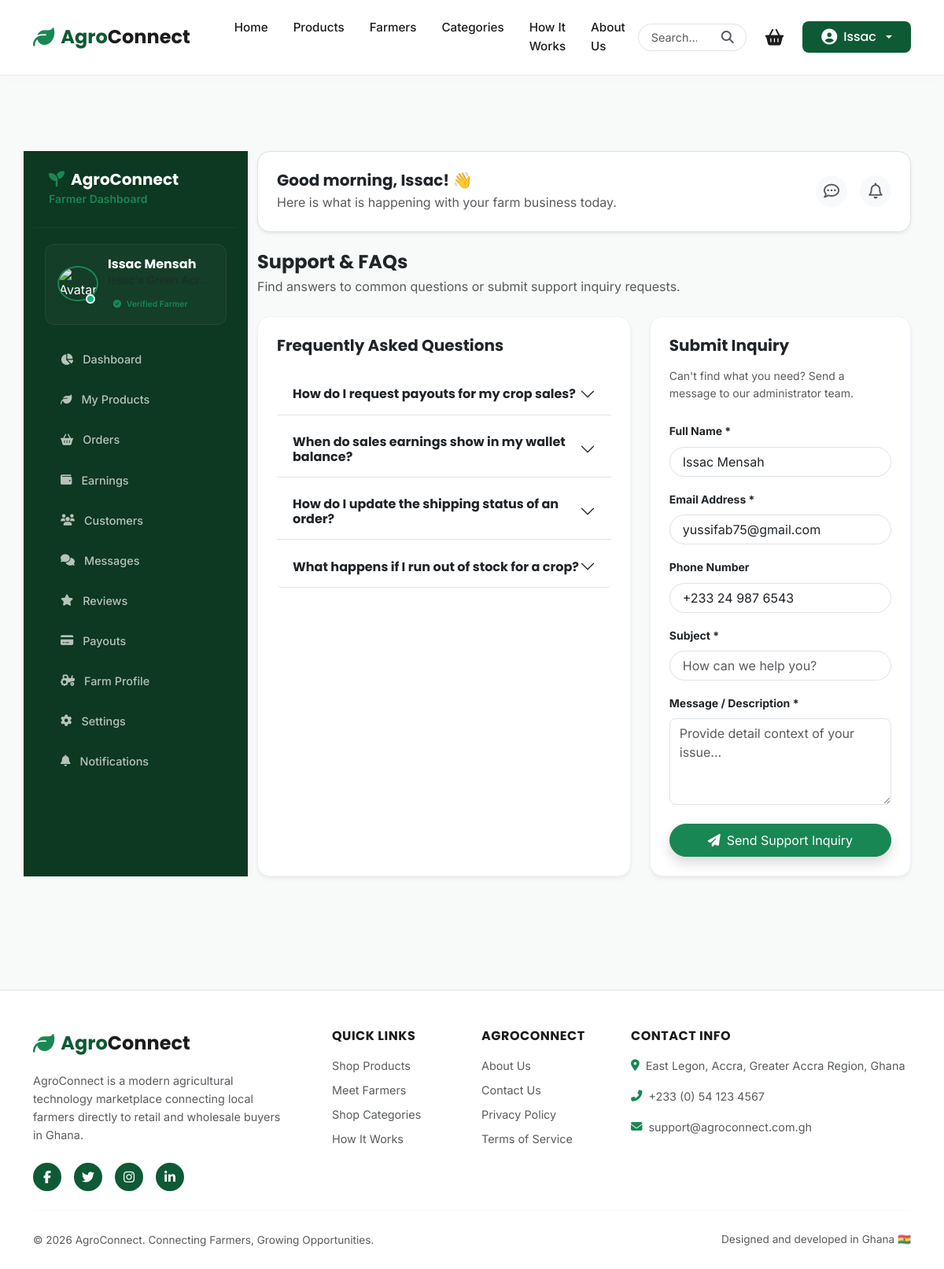
/farmer/support/ (signed in), run on the app's committed database.
### accounts/models.py (models this page shows, shortened)
class User(AbstractUser):
    class AccountType(models.TextChoices):
        BUYER = 'BUYER', 'Buyer'
        FARMER = 'FARMER', 'Farmer'
    account_type = models.CharField(
        max_length=10,
        choices=AccountType.choices,
        default=AccountType.BUYER
    )
    phone = models.CharField(max_length=20, blank=True, null=True)

### farmers/farmer_views.py (the view)
    def wrapper(request, *args, **kwargs):
        if not request.user.is_authenticated:
            return redirect('login')
        if request.user.account_type != 'FARMER':
            messages.error(request, "Access denied. Only registered farmers can access the Farmer Dashboard.")
            return redirect('dashboard')
        if not hasattr(request.user, 'farmer_profile'):
            messages.error(request, "Farmer Profile not found. Please contact support.")
            return redirect('home')
        return view_func(request, *args, **kwargs)

### templates/farmer/support.html (shortened to what this page needs)
{% extends "farmer/base_farmer.html" %}
{% load static %}
{% block buyer_content %}
<div class="mb-4">
    <h4 class="fw-bold text-dark mb-1">Support & FAQs</h4>
    <span class="text-muted font-xs">Find answers to common questions or submit support inquiry requests.</span>
</div>
<div class="row g-4">
    <div class="col-lg-7">
        <div class="agro-card h-100">
            <h5 class="fw-bold text-dark mb-4">Frequently Asked Questions</h5>
            <div class="accordion border-0" id="faqsAccordion">
                <div class="accordion-item border-0 border-bottom mb-2">
                    <h2 class="accordion-header" id="faqOne">
                        <button class="accordion-button collapsed fw-bold text-dark font-sm bg-white" type="button" data-bs-toggle="collapse" data-bs-target="#collapseOne">
                            How do I request payouts for my crop sales?
                        </button>
                    </h2>
                </div>
                <div class="accordion-item border-0 border-bottom mb-2">
                    <h2 class="accordion-header" id="faqTwo">
                        <button class="accordion-button collapsed fw-bold text-dark font-sm bg-white" type="button" data-bs-toggle="collapse" data-bs-target="#collapseTwo">
                            When do sales earnings show in my wallet balance?
                        </button>
                    </h2>
                </div>
                <div class="accordion-item border-0 border-bottom mb-2">
                    <h2 class="accordion-header" id="faqThree">
                        <button class="accordion-button collapsed fw-bold text-dark font-sm bg-white" type="button" data-bs-toggle="collapse" data-bs-target="#collapseThree">
                            How do I update the shipping status of an order?
                        </button>
                    </h2>
                </div>
                <div class="accordion-item border-0 border-bottom mb-2">
                    <h2 class="accordion-header" id="faqFour">
                        <button class="accordion-button collapsed fw-bold text-dark font-sm bg-white" type="button" data-bs-toggle="collapse" data-bs-target="#collapseFour">
                            What happens if I run out of stock for a crop?
                        </button>
                    </h2>
                </div>
            </div>
        </div>
    </div>
    <div class="col-lg-5">
        <div class="agro-card h-100">
            <h5 class="fw-bold text-dark mb-3">Submit Inquiry</h5>
            <p class="small text-muted mb-4">Can't find what you need? Send a message to our administrator team.</p>
            <form method="POST" action="">
                <div class="d-flex flex-column gap-3">
                    <div>
                        <label class="form-label fw-bold text-dark small">Full Name *</label>
                        {{ form.full_name }}
                    </div>
                    <div>
                        <label class="form-label fw-bold text-dark small">Email Address *</label>
                        {{ form.email }}
                    </div>
                    <div>
                        <label class="form-label fw-bold text-dark small">Phone Number</label>
                        {{ form.phone }}
                    </div>
                    <div>
                        <label class="form-label fw-bold text-dark small">Subject *</label>
                        {{ form.subject }}
                    </div>
                    <div>
                        <label class="form-label fw-bold text-dark small">Message / Description *</label>
                        {{ form.message }}
                    </div>
                    <button type="submit" class="btn btn-success rounded-pill py-2 font-sm shadow mt-2"><i class="fas fa-paper-plane me-2"></i>Send Support Inquiry</button>
                </div>
            </form>
        </div>
    </div>
</div>
{% endblock %}

### templates/farmer/base_farmer.html (shortened to what this page needs)
{% extends "base.html" %}
{% load static %}
{% block extra_css %}
    <link rel="stylesheet" href="{% static 'css/farmer-dashboard.css' %}?v=1.2">
{% endblock %}
{% block content %}
<div class="container my-5">
    <div class="row g-4">
        <div class="col-lg-3 farmer-sidebar">
            <div class="farmer-sidebar-sticky w-100">
                <div class="brand-section text-center text-lg-start">
                    <h5 class="fw-bold text-white mb-0"><i class="fas fa-seedling me-2 text-success"></i>AgroConnect</h5>
                    <span class="text-success small fw-semibold">Farmer Dashboard</span>
                </div>
                <div class="farmer-profile-card d-flex align-items-center gap-3">
                    <div class="position-relative" style="width: 48px; height: 48px; flex-shrink: 0;">
                        {% if farmer_profile.profile_image %}
                            <img src="{{ farmer_profile.profile_image.url }}" alt="Avatar" class="w-100 h-100 object-fit-cover rounded-circle border border-2 border-success shadow-sm">
                        {% else %}
                            <img src="https://images.unsplash.com/photo-1507003211169-0a1dd7228f2d?auto=format&fit=crop&w=100&q=80" alt="Avatar" class="w-100 h-100 object-fit-cover rounded-circle border border-2 border-success shadow-sm">
                        {% endif %}
                        <span class="position-absolute bottom-0 end-0 rounded-circle border border-2 border-white" style="width: 12px; height: 12px; background-color: #10b981; right: 2px; bottom: 2px;"></span>
                    </div>
                    <div class="overflow-hidden">
                        <h6 class="fw-bold text-white mb-0 text-truncate font-sm">{{ request.user.get_full_name|default:request.user.username }}</h6>
                        <span class="text-muted d-block text-truncate small mb-1">{{ farmer_profile.farm_name }}</span>
                        {% if farmer_profile.verified %}
                            <span class="badge bg-success-light text-success font-xs fw-semibold py-1" style="font-size: 0.65rem;">
                                <i class="fas fa-check-circle me-1"></i> Verified Farmer
                            </span>
                        {% else %}
                            <span class="badge bg-warning text-dark font-xs fw-semibold py-1" style="font-size: 0.65rem;">
                                <i class="fas fa-clock me-1"></i> Pending Verification
                            </span>
                        {% endif %}
                    </div>
                </div>
                <div class="sidebar-menu mt-2">
                    <a href="{% url 'farmer_dashboard' %}" class="nav-link {% if request.resolver_match.url_name == 'farmer_dashboard' %}active{% endif %}">
                        <i class="fas fa-chart-pie"></i> Dashboard
                    </a>
                    <a href="{% url 'farmer_products' %}" class="nav-link {% if 'products' in request.path %}active{% endif %}">
                        <i class="fas fa-leaf"></i> My Products
                    </a>
                    <a href="{% url 'farmer_orders' %}" class="nav-link {% if 'orders' in request.path %}active{% endif %}">
                        <i class="fas fa-shopping-basket"></i> Orders
                    </a>
                    <a href="{% url 'farmer_earnings' %}" class="nav-link {% if request.resolver_match.url_name == 'farmer_earnings' %}active{% endif %}">
                        <i class="fas fa-wallet"></i> Earnings
                    </a>
                    <a href="{% url 'farmer_customers' %}" class="nav-link {% if 'customers' in request.path %}active{% endif %}">
                        <i class="fas fa-users"></i> Customers
                    </a>
                    <a href="{% url 'farmer_messages' %}" class="nav-link {% if request.resolver_match.url_name == 'farmer_messages' %}active{% endif %}">
                        <i class="fas fa-comments"></i> Messages
                    </a>
                    <a href="{% url 'farmer_reviews' %}" class="nav-link {% if request.resolver_match.url_name == 'farmer_reviews' %}active{% endif %}">
                        <i class="fas fa-star"></i> Reviews
                    </a>
                    <a href="{% url 'farmer_payouts' %}" class="nav-link {% if request.resolver_match.url_name == 'farmer_payouts' %}active{% endif %}">
                        <i class="fas fa-credit-card"></i> Payouts
                    </a>
                    <a href="{% url 'farmer_profile' %}" class="nav-link {% if request.resolver_match.url_name == 'farmer_profile' %}active{% endif %}">
                        <i class="fas fa-tractor"></i> Farm Profile
                    </a>
                    <a href="{% url 'farmer_settings' %}" class="nav-link {% if request.resolver_match.url_name == 'farmer_settings' %}active{% endif %}">
                        <i class="fas fa-cog"></i> Settings
                    </a>
                    <a href="{% url 'farmer_notifications' %}" class="nav-link {% if request.resolver_match.url_name == 'farmer_notifications' %}active{% endif %}">
                        <i class="fas fa-bell"></i> Notifications
                    </a>
                </div>
            </div>
        </div>
        <div class="col-lg-9">
            <div class="d-none d-lg-flex justify-content-between align-items-center bg-white p-4 rounded-3 shadow-sm mb-4 border" style="border-radius: var(--agro-radius-lg) !important;">
                <div>
                    <h5 class="fw-bold text-dark mb-1"><span id="farmer-greeting-text">Hello</span>, {{ request.user.first_name|default:request.user.username }}! 👋</h5>
                    <span class="text-muted font-xs">Here is what is happening with your farm business today.</span>
                </div>
                <div class="d-flex align-items-center gap-3">
                    <a href="{% url 'farmer_messages' %}" class="position-relative text-decoration-none btn btn-light rounded-circle p-2" style="width: 40px; height: 40px;" title="Messages">
                        <i class="far fa-comment-dots text-muted fs-5"></i>
                    </a>
                    <a href="{% url 'farmer_notifications' %}" class="position-relative text-decoration-none btn btn-light rounded-circle p-2" style="width: 40px; height: 40px;" title="Notifications">
                        <i class="far fa-bell text-muted fs-5"></i>
                    </a>
                </div>
            </div>
            {% block buyer_content %}{% endblock %}
        </div>
    </div>
</div>
{% endblock %}

### templates/partials/navbar.html (shortened to what this page needs)
{% load static %}
<nav class="navbar navbar-expand-lg navbar-custom sticky-top">
    <div class="container">
        <a class="navbar-brand" href="{% url 'home' %}">
            <i class="fas fa-leaf text-success"></i>
            <span>Agro<span style="color: var(--text-dark);">Connect</span></span>
        </a>
        <div class="collapse navbar-collapse" id="navbarContent">
            <ul class="navbar-nav me-auto mb-2 mb-lg-0 ms-lg-4">
                <li class="nav-item">
                    <a class="nav-link nav-link-custom {% if request.resolver_match.url_name == 'home' %}active{% endif %}" href="{% url 'home' %}">Home</a>
                </li>
                <li class="nav-item">
                    <a class="nav-link nav-link-custom {% if request.resolver_match.url_name == 'product_list' or request.resolver_match.url_name == 'product_detail' %}active{% endif %}" href="{% url 'product_list' %}">Products</a>
                </li>
                <li class="nav-item">
                    <a class="nav-link nav-link-custom {% if request.resolver_match.url_name == 'farmer_list' or request.resolver_match.url_name == 'farmer_detail' %}active{% endif %}" href="{% url 'farmer_list' %}">Farmers</a>
                </li>
                <li class="nav-item">
                    <a class="nav-link nav-link-custom {% if request.resolver_match.url_name == 'category_list' %}active{% endif %}" href="{% url 'category_list' %}">Categories</a>
                </li>
                <li class="nav-item">
                    <a class="nav-link nav-link-custom {% if request.resolver_match.url_name == 'how_it_works' %}active{% endif %}" href="{% url 'how_it_works' %}">How It Works</a>
                </li>
                <li class="nav-item">
                    <a class="nav-link nav-link-custom {% if request.resolver_match.url_name == 'about' %}active{% endif %}" href="{% url 'about' %}">About Us</a>
                </li>
            </ul>
            <div class="d-flex align-items-center gap-3">
                <form class="d-none d-lg-flex position-relative align-items-center" action="{% url 'search' %}" method="GET">
                    <input class="form-control rounded-pill pe-5" type="search" placeholder="Search..." aria-label="Search" name="q" value="{{ request.GET.q }}" style="font-size: 0.9rem; padding: 6px 16px;">
                    <button class="btn p-0 position-absolute end-0 me-3 text-muted" type="submit" style="background: none; border: none;">
                        <i class="fas fa-search"></i>
                    </button>
                </form>
                <a href="{% url 'cart' %}" class="cart-icon-wrapper">
                    <i class="fas fa-shopping-basket"></i>
                </a>
                {% if request.user.is_authenticated %}
                    <div class="dropdown">
                        <button class="btn btn-primary-green dropdown-toggle d-flex align-items-center gap-2 py-2 border-0" type="button" id="userMenu" data-bs-toggle="dropdown" aria-expanded="false" style="border-radius: var(--radius-sm);">
                            <i class="fas fa-user-circle fs-5"></i>
                            <span>{{ request.user.first_name|default:request.user.username }}</span>
                        </button>
                    </div>
                {% else %}
                    <a href="{% url 'login' %}" class="btn-primary-green d-flex align-items-center justify-content-center py-2" style="font-size: 0.95rem;">Login / Register</a>
                {% endif %}
            </div>
        </div>
    </div>
</nav>

### data on the page
User: user.first_name "Issac", user.get_full_name "Issac Mensah", email "yussifab75@gmail.com", phone "+233 24 987 6543"
